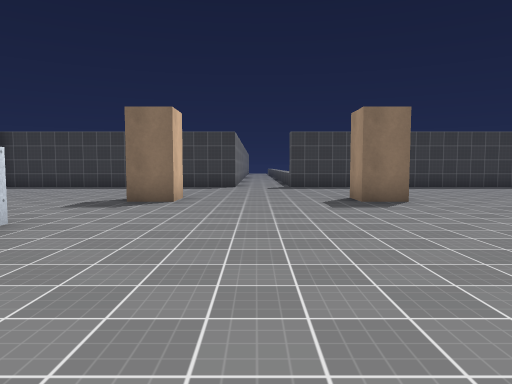
view 1 (above)

16 first-person views from a walk through a 3-D level made in the Unity game engine. The camera is 1.5 m above the floor, tilts 4° down and sees 70° across. The floor is counted in squares, 2 m on a side. Each view is taken from the middle of a square. On the plan, view 1 faces up. The plan holds only what a view shows up to about 11 squares ahead; the rest is blank. The place goes on beyond the plan. The player is left out. Door leaves are left out, so doorways stand open. Surface patterns are stand-ins for the level's own textures.

view 2
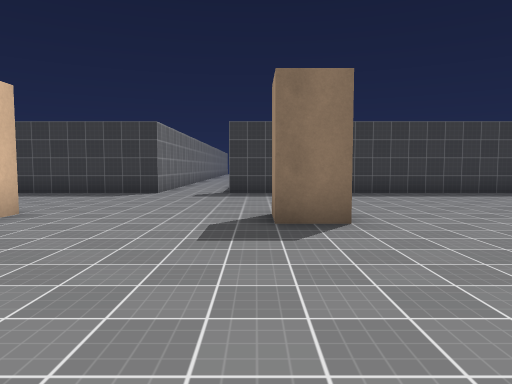

view 3
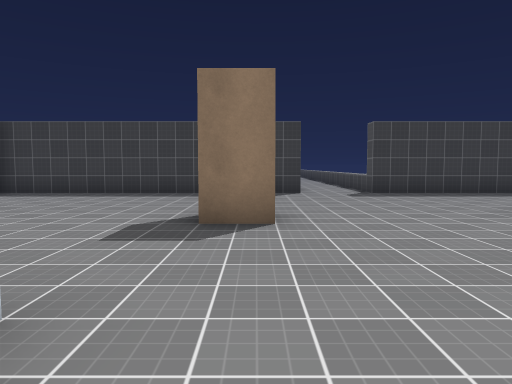

view 4
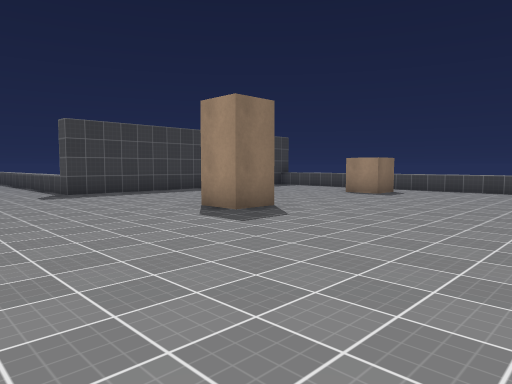

view 5
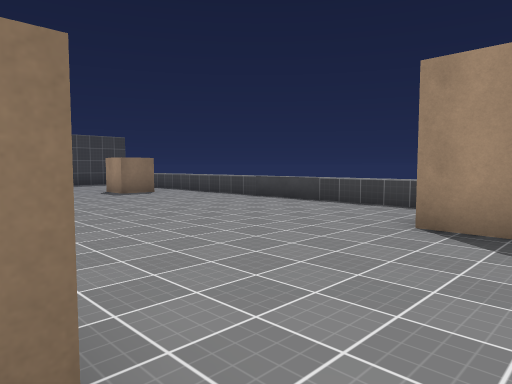

view 6
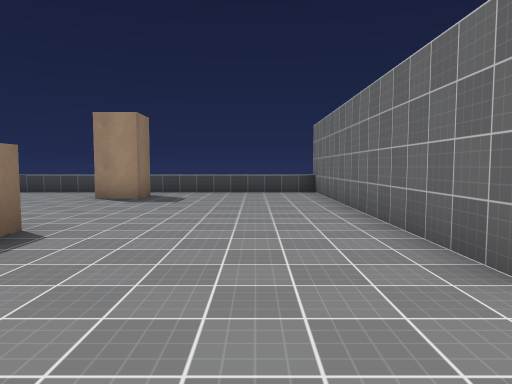

view 7
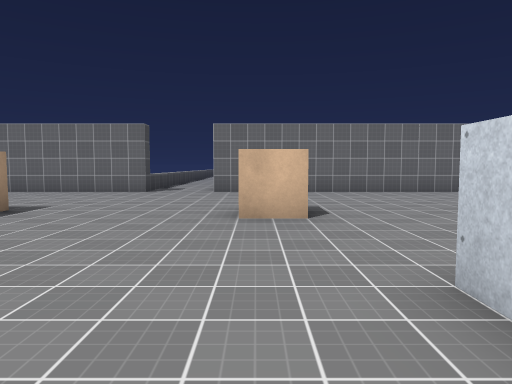

view 8
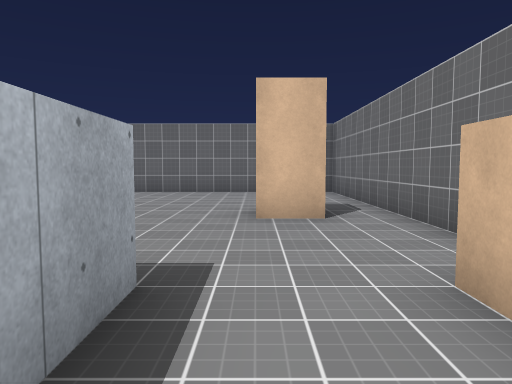

view 9
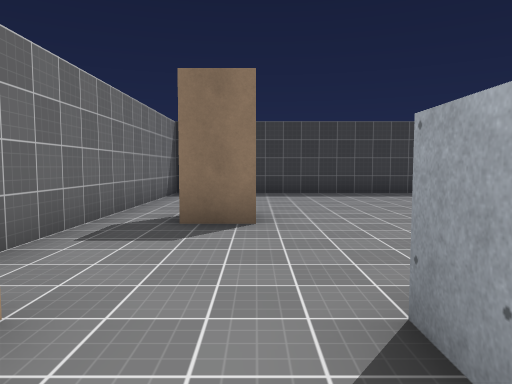

view 10
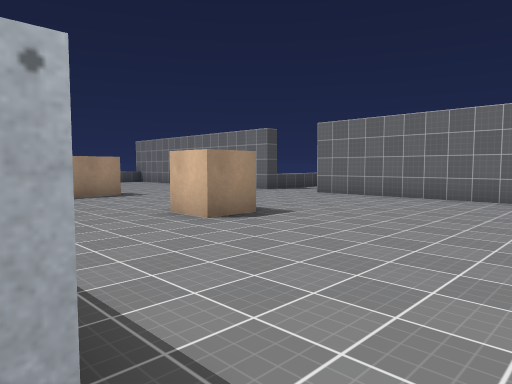

view 11
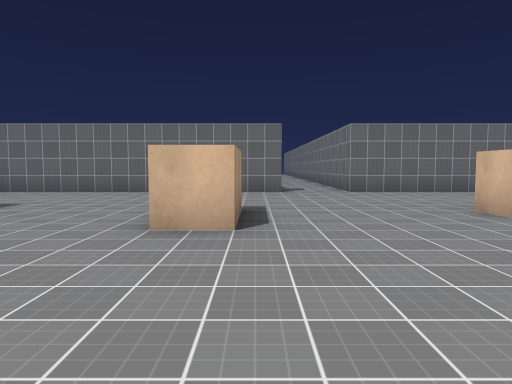

view 12
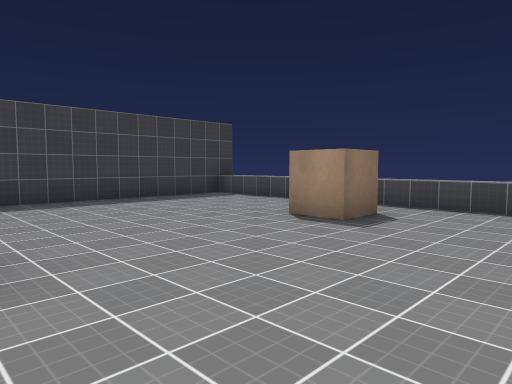

view 13
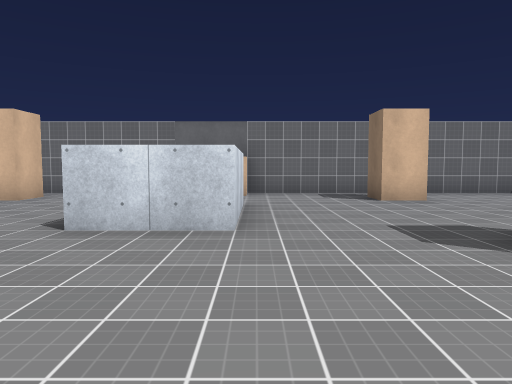

view 14
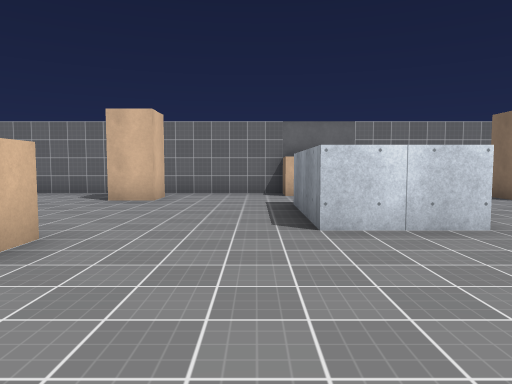

view 15
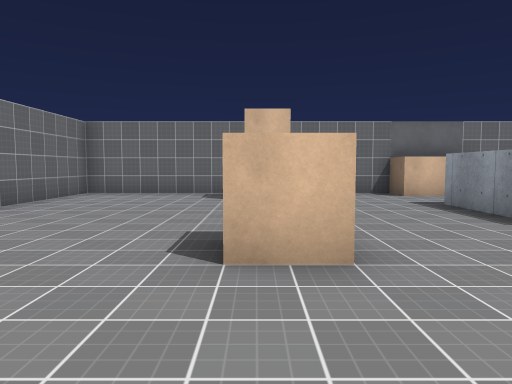

view 16
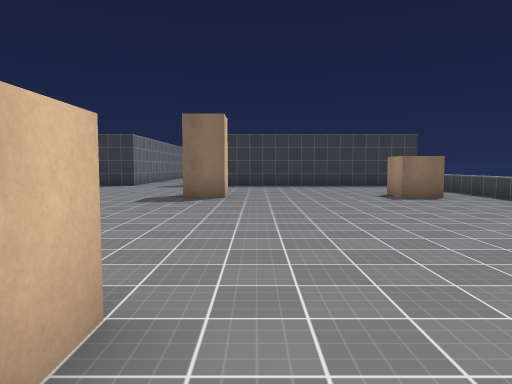

### Floor plan
Key: @ floor where view 1 was taken; # wall or solid block; . floor; D open door; ^ raised ledge.
Columns run from 10 left of view 1 to 10 right of it. Each row starts with its distance up from view 1.
 15           ..^
 14 ##########DD########
 13 #...................^
 12 #...................^
 11 #...................^
 10 #...................^
  9 #...................^
  8 #..#....#....#....#.^
  7 #...................^
  6 #...................^
  5 #...................^
  4 ##..###.............^
  3 ##..###.............^
  2 #...................^
  1 #...................^
  0 #.........@..#......
 -1 #..#....#....#....#.^
 -2 #...................^
 -3 #...................^
 -4 #...................^
 -5 #...................^
 -6 ##########DD#########

Where each view was taken, in squares from view 1:
view 1: 0 up, 0 right, facing up
view 2: 3 up, 2 right, facing up
view 3: 3 up, 2 left, facing up
view 4: 3 up, 2 left, facing up-right
view 5: 2 down, 3 right, facing up-right
view 6: 4 down, 1 left, facing right
view 7: 5 up, 2 left, facing down
view 8: 5 up, 7 left, facing down
view 9: 3 up, 7 left, facing up
view 10: 3 up, 7 left, facing down-right
view 11: 5 up, 2 right, facing down
view 12: 5 up, 3 right, facing up-right
view 13: 5 up, 1 right, facing left
view 14: 2 up, 1 right, facing left
view 15: 1 down, 1 right, facing left
view 16: 1 down, 4 right, facing up
